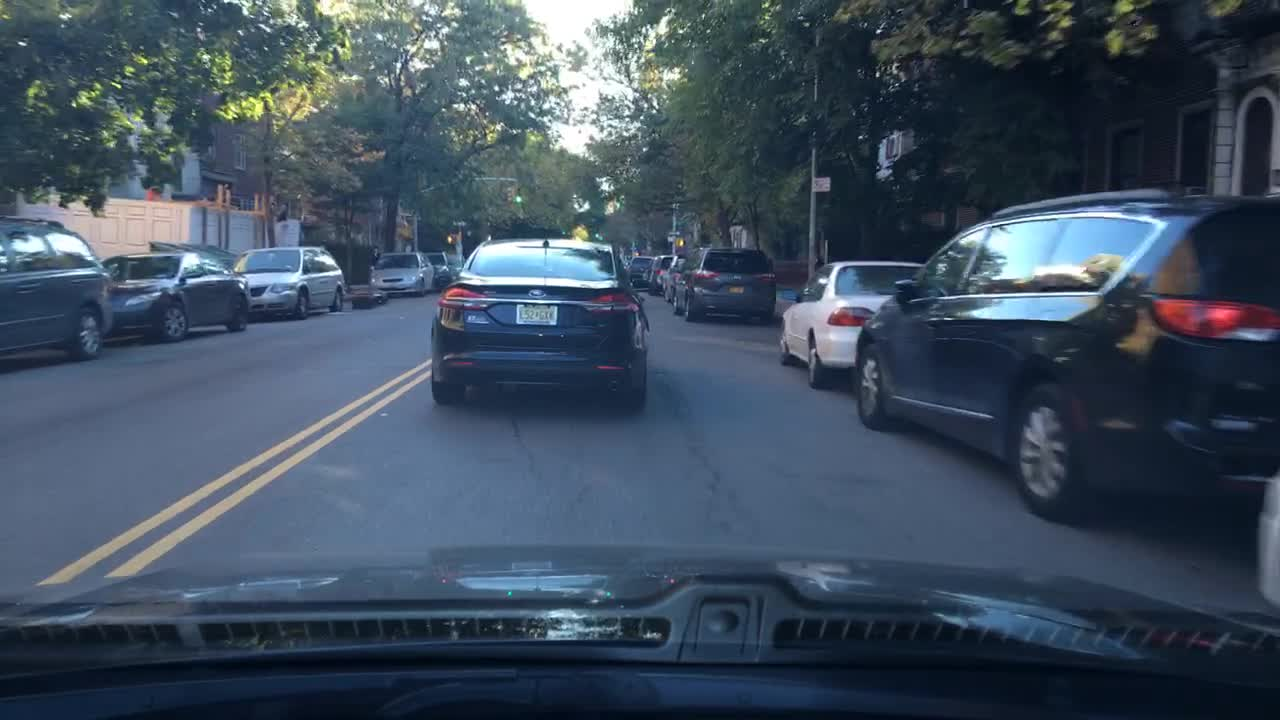
#> input picture src_yolop/test.jpg, 1280 x 720 px; its folder holds only this picture in this run
$ python -i ld_das.py   (imports and definitions only)
#> lines starting #> are read from the running program, lines starting #| are printed output that depends on the picture
#> further down, picture is the input picture: shape (720, 1280, 3); mean B, G, R 94.3, 78, 62.7
import cv2
import numpy as np
import os
import matplotlib.pyplot as plt

# [66 lines left out: functions make_coordinates, average_slope_intercept, not called in this run]

def canny(image):
    """
    Μετατροπή σε Grayscale, Blur και Canny Edge Detection.
    """
    gray = cv2.cvtColor(image, cv2.COLOR_BGR2GRAY)
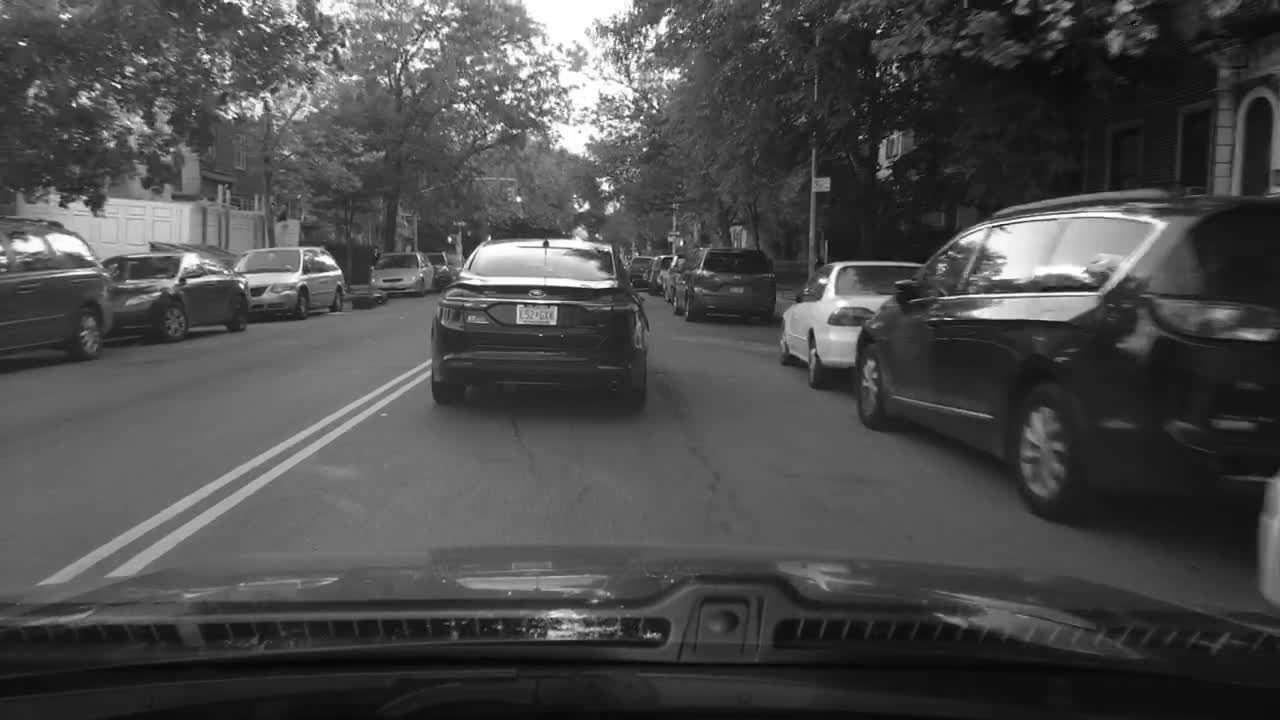
#> gray: shape (720, 1280); min 2, max 255, mean 75.3
    blur = cv2.GaussianBlur(gray, (5, 5), 0)
    canny_img = cv2.Canny(blur, 40, 120)
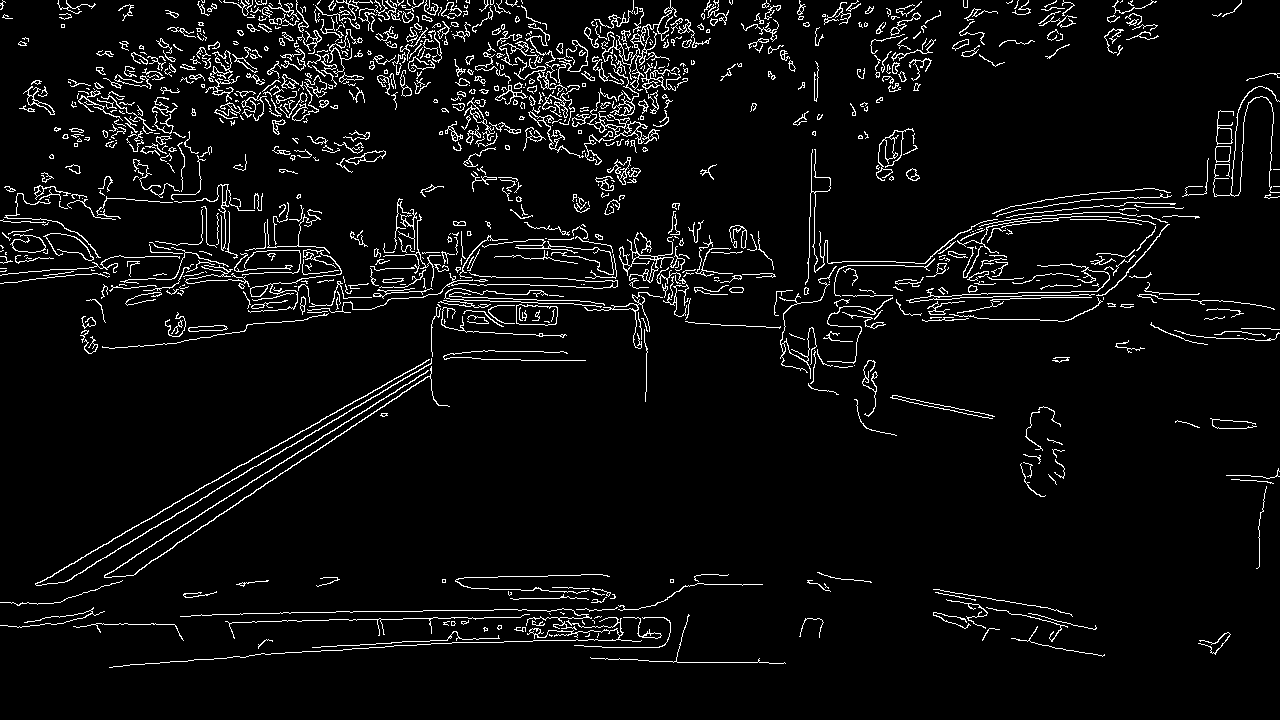
#> canny_img: shape (720, 1280); 5.2% white in thin lines or dots
    return canny_img

# [33 lines left out: functions display_lines, region_of_interest, not called in this run]


# --- Main Execution Loop ---
# [86 lines not run here, left out]

>>> import cv2
>>> picture = cv2.imread('../src_yolop/test.jpg')
>>> result = canny(picture)
